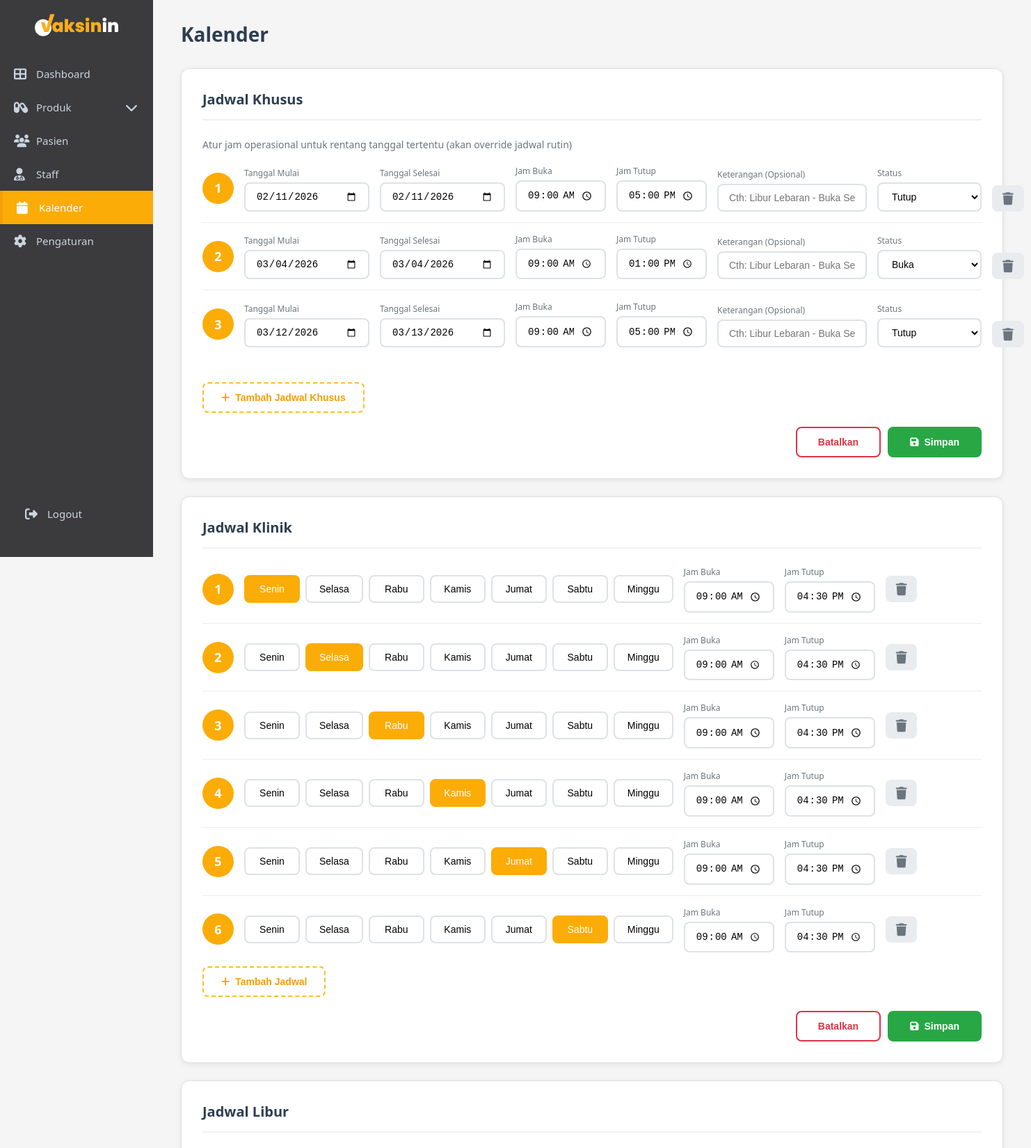
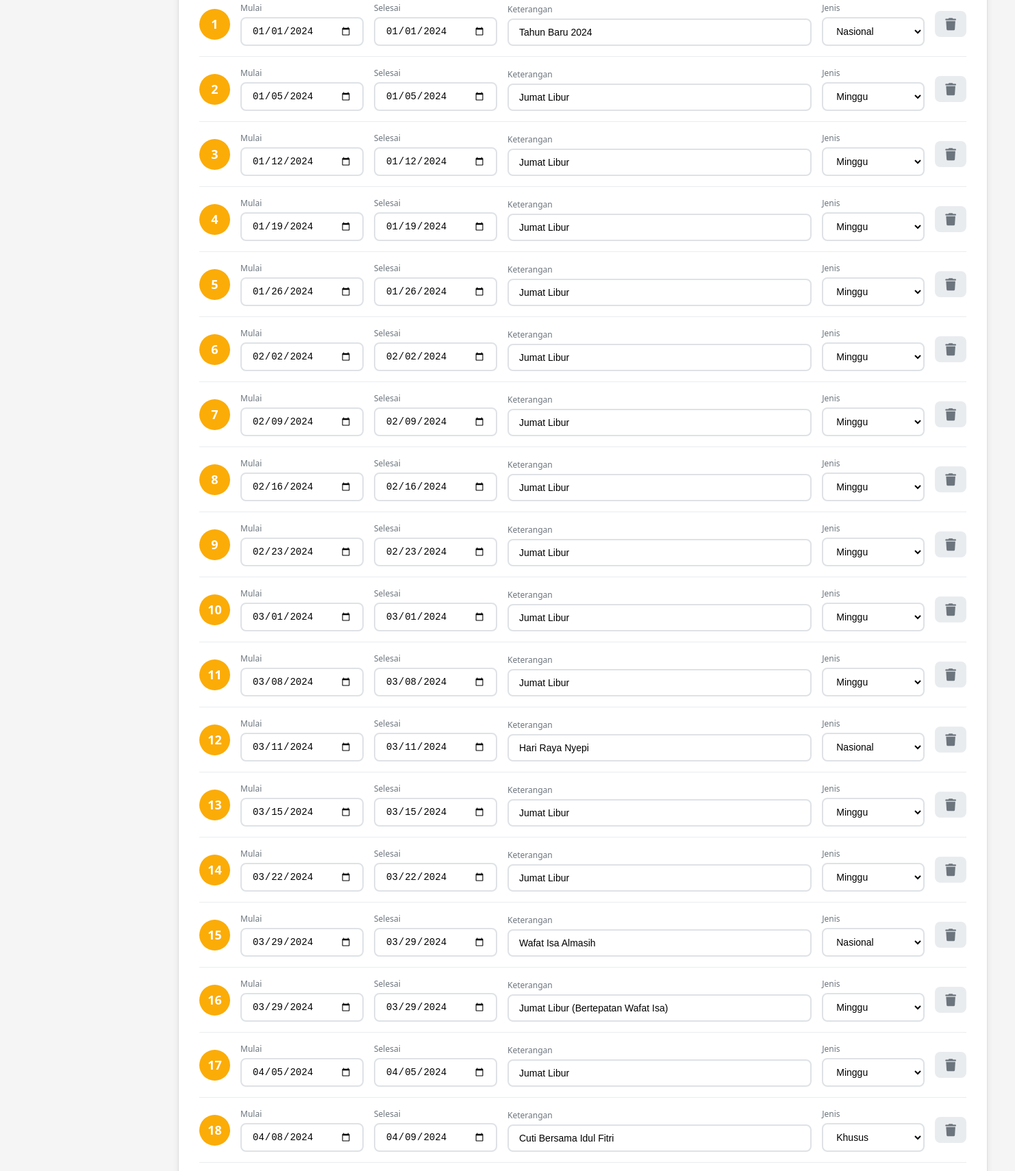
Screenshot of /admin/calendar_setting.php (upper part) with the database file from the repository (2 pictures, top to bottom).
### tables this page shows
CREATE TABLE `jadwal_klinik` (
  `id` int NOT NULL,
  `hari_week` int DEFAULT NULL COMMENT '1=Minggu, 2=Senin, ..., 7=Sabtu',
  `jam_buka` time DEFAULT NULL,
  `jam_tutup` time DEFAULT NULL,
  `status` enum('buka','tutup') DEFAULT 'buka'
);

CREATE TABLE `jadwal_libur` (
  `id` int NOT NULL,
  `tanggal_mulai` date NOT NULL,
  `tanggal_selesai` date NOT NULL,
  `keterangan` varchar(255) NOT NULL,
  `jenis` enum('nasional','khusus','minggu') NOT NULL DEFAULT 'nasional',
  `created_at` timestamp NULL DEFAULT CURRENT_TIMESTAMP
);

### admin/calendar_setting.php (the view, shortened to what the rows shown need)
<?php
include "../config.php";
$query_jadwal = "SELECT * FROM jadwal_klinik ORDER BY hari_week ASC";
$result_jadwal = mysqli_query($conn, $query_jadwal);
$query_libur = "SELECT * FROM jadwal_libur ORDER BY tanggal_mulai ASC";
$result_libur = mysqli_query($conn, $query_libur);
?>
<!DOCTYPE html>
<html lang="id">
<head>
    <link rel="stylesheet" href="css/admin.css">
    <link rel="stylesheet" href="css/calendar.css">
    <link rel="stylesheet" href="css/sidebar-toggle.css">
    <link rel="stylesheet" href="https://cdnjs.cloudflare.com/ajax/libs/font-awesome/6.4.0/css/all.min.css">
</head>
<body>
    <div class="main-content">
        <div class="calendar-container">
            <h1 class="page-title">Kalender</h1>
                <form method="POST" action="save_jadwal_khusus.php">
                    <div class="section-card">
                        <h2 class="section-header">Jadwal Khusus</h2>
                    </div>
                </form>
                <form method="POST" action="save_jadwal_klinik.php">
                    <div class="section-card">
                        <h2 class="section-header">Jadwal Klinik</h2>
                        <div id="jadwalKlinikContainer">
                            <?php
                            $jadwal_array = [];
                            while ($row = mysqli_fetch_assoc($result_jadwal)) {
                                $jadwal_array[] = $row;
                            }
                            if (empty($jadwal_array)) {
                                for ($i = 1; $i <= 2; $i++) {
                            ?>
                            <div class="jadwal-row" data-row="<?= $i ?>">
                                <div class="row-number"><?= $i ?></div>
                                <div class="day-selector">
                                    <button type="button" class="day-btn" data-day="2" data-row="<?= $i ?>">Senin</button>
                                    <button type="button" class="day-btn" data-day="3" data-row="<?= $i ?>">Selasa</button>
                                    <button type="button" class="day-btn" data-day="4" data-row="<?= $i ?>">Rabu</button>
                                    <button type="button" class="day-btn" data-day="5" data-row="<?= $i ?>">Kamis</button>
                                    <button type="button" class="day-btn" data-day="6" data-row="<?= $i ?>">Jumat</button>
                                    <button type="button" class="day-btn" data-day="7" data-row="<?= $i ?>">Sabtu</button>
                                    <button type="button" class="day-btn" data-day="1" data-row="<?= $i ?>">Minggu</button>
                                </div>
                                <div class="time-group">
                                    <div class="time-input-wrapper">
                                        <span class="time-label">Jam Buka</span>
                                        <input type="time" class="time-input" name="jadwal[<?= $i ?>][jam_buka]" value="09:00" required>
                                    </div>
                                    <div class="time-input-wrapper">
                                        <span class="time-label">Jam Tutup</span>
                                        <input type="time" class="time-input" name="jadwal[<?= $i ?>][jam_tutup]" value="17:00" required>
                                    </div>
                                    <button type="button" class="btn-delete-row" onclick="deleteJadwalRow(this)">
                                        <i class="fas fa-trash"></i>
                                    </button>
                                </div>
                                <input type="hidden" name="jadwal[<?= $i ?>][hari_week]" class="selected-days" value="">
                            </div>
                            <?php
                                }
                            } else {
                                $row_num = 1;
                                foreach ($jadwal_array as $jadwal) {
                            ?>
                            <div class="jadwal-row" data-row="<?= $row_num ?>">
                                <div class="row-number"><?= $row_num ?></div>
                                <div class="day-selector">
                                    <button type="button" class="day-btn <?= $jadwal['hari_week'] == 2 ? 'active' : '' ?>" data-day="2" data-row="<?= $row_num ?>">Senin</button>
                                    <button type="button" class="day-btn <?= $jadwal['hari_week'] == 3 ? 'active' : '' ?>" data-day="3" data-row="<?= $row_num ?>">Selasa</button>
                                    <button type="button" class="day-btn <?= $jadwal['hari_week'] == 4 ? 'active' : '' ?>" data-day="4" data-row="<?= $row_num ?>">Rabu</button>
                                    <button type="button" class="day-btn <?= $jadwal['hari_week'] == 5 ? 'active' : '' ?>" data-day="5" data-row="<?= $row_num ?>">Kamis</button>
                                    <button type="button" class="day-btn <?= $jadwal['hari_week'] == 6 ? 'active' : '' ?>" data-day="6" data-row="<?= $row_num ?>">Jumat</button>
                                    <button type="button" class="day-btn <?= $jadwal['hari_week'] == 7 ? 'active' : '' ?>" data-day="7" data-row="<?= $row_num ?>">Sabtu</button>
                                    <button type="button" class="day-btn <?= $jadwal['hari_week'] == 1 ? 'active' : '' ?>" data-day="1" data-row="<?= $row_num ?>">Minggu</button>
                                </div>
                                <div class="time-group">
                                    <div class="time-input-wrapper">
                                        <span class="time-label">Jam Buka</span>
                                        <input type="time" class="time-input" name="jadwal[<?= $row_num ?>][jam_buka]" value="<?= substr($jadwal['jam_buka'], 0, 5) ?>" required>
                                    </div>
                                    <div class="time-input-wrapper">
                                        <span class="time-label">Jam Tutup</span>
                                        <input type="time" class="time-input" name="jadwal[<?= $row_num ?>][jam_tutup]" value="<?= substr($jadwal['jam_tutup'], 0, 5) ?>" required>
                                    </div>
                                </div>
                                <button type="button" class="btn-delete-row" onclick="deleteJadwalRow(this)">
                                    <i class="fas fa-trash"></i>
                                </button>
                            </div>
                            <?php
                                    $row_num++;
                                }
                            }
                            ?>
                        </div>
                    </div>
                </form>
                <form method="POST" action="save_jadwal_libur.php">
                    <div class="section-card">
                        <h2 class="section-header">Jadwal Libur</h2>
                        <div id="jadwalLiburContainer">
                            <?php
                            $libur_array = [];
                            if ($result_libur && mysqli_num_rows($result_libur) > 0) {
                                mysqli_data_seek($result_libur, 0);
                                while ($row = mysqli_fetch_assoc($result_libur)) {
                                    $libur_array[] = $row;
                                }
                            }
                            if (empty($libur_array)) {
                            ?>
                            <div class="libur-row" data-libur-row="1">
                                <div class="row-number">1</div>
                                <div class="date-input-wrapper">
                                    <div class="input-group">
                                        <span class="input-label">Mulai</span>
                                        <input type="date" class="date-input" name="libur[1][mulai]" required>
                                    </div>
                                    <div class="input-group">
                                        <span class="input-label">Selesai</span>
                                        <input type="date" class="date-input" name="libur[1][selesai]" required>
                                    </div>
                                    <div class="input-group" style="flex: 1;">
                                        <span class="input-label">Keterangan</span>
                                        <input type="text" class="text-input" name="libur[1][keterangan]" placeholder="Cth: Tahun Baru Imlek" required>
                                    </div>
                                    <div class="input-group">
                                        <span class="input-label">Jenis</span>
                                        <select class="select-input" name="libur[1][jenis]" required>
                                            <option value="nasional">Nasional</option>
                                            <option value="khusus">Khusus</option>
                                            <option value="minggu">Minggu</option>
                                        </select>
                                    </div>
                                </div>
                                <button type="button" class="btn-delete-row" onclick="deleteLiburRow(this)">
                                    <i class="fas fa-trash"></i>
                                </button>
                            </div>
                            <?php
                            } else {
                                $libur_num = 1;
                                foreach ($libur_array as $libur) {
                            ?>
                            <div class="libur-row" data-libur-row="<?= $libur_num ?>">
                                <div class="row-number"><?= $libur_num ?></div>
                                <div class="date-input-wrapper">
                                    <div class="input-group">
                                        <span class="input-label">Mulai</span>
                                        <input type="date" class="date-input" name="libur[<?= $libur_num ?>][mulai]" value="<?= $libur['tanggal_mulai'] ?>" required>
                                    </div>
                                    <div class="input-group">
                                        <span class="input-label">Selesai</span>
                                        <input type="date" class="date-input" name="libur[<?= $libur_num ?>][selesai]" value="<?= $libur['tanggal_selesai'] ?>" required>
                                    </div>
                                    <div class="input-group" style="flex: 1;">
                                        <span class="input-label">Keterangan</span>
                                        <input type="text" class="text-input" name="libur[<?= $libur_num ?>][keterangan]" value="<?= htmlspecialchars($libur['keterangan']) ?>" required>
                                    </div>
                                    <div class="input-group">
                                        <span class="input-label">Jenis</span>
                                        <select class="select-input" name="libur[<?= $libur_num ?>][jenis]" required>
                                            <option value="nasional" <?= $libur['jenis'] == 'nasional' ? 'selected' : '' ?>>Nasional</option>
                                            <option value="khusus" <?= $libur['jenis'] == 'khusus' ? 'selected' : '' ?>>Khusus</option>
                                            <option value="minggu" <?= $libur['jenis'] == 'minggu' ? 'selected' : '' ?>>Minggu</option>
                                        </select>
                                    </div>
                                </div>
                                <button type="button" class="btn-delete-row" onclick="deleteLiburRow(this)">
                                    <i class="fas fa-trash"></i>
                                </button>
                            </div>
                            <?php
                                    $libur_num++;
                                }
                            }
                            ?>
                        </div>
                    </div>
                </form>
        </div>
    </div>
</body>
</html>

### rows the page displays
jadwal_klinik: jam_buka "09:00", jam_tutup "16:30"
jadwal_klinik: jam_buka "09:00", jam_tutup "16:30"
jadwal_klinik: jam_buka "09:00", jam_tutup "16:30"
jadwal_klinik: jam_buka "09:00", jam_tutup "16:30"
jadwal_klinik: jam_buka "09:00", jam_tutup "16:30"
jadwal_klinik: jam_buka "09:00", jam_tutup "16:30"
jadwal_libur: tanggal_mulai "01/01/2024", tanggal_selesai "01/01/2024", keterangan "Tahun Baru 2024", jenis "Nasional"
jadwal_libur: tanggal_mulai "01/05/2024", tanggal_selesai "01/05/2024", keterangan "Jumat Libur", jenis "Minggu"
jadwal_libur: tanggal_mulai "01/12/2024", tanggal_selesai "01/12/2024", keterangan "Jumat Libur", jenis "Minggu"
jadwal_libur: tanggal_mulai "01/19/2024", tanggal_selesai "01/19/2024", keterangan "Jumat Libur", jenis "Minggu"
jadwal_libur: tanggal_mulai "01/26/2024", tanggal_selesai "01/26/2024", keterangan "Jumat Libur", jenis "Minggu"
jadwal_libur: tanggal_mulai "02/02/2024", tanggal_selesai "02/02/2024", keterangan "Jumat Libur", jenis "Minggu"
jadwal_libur: tanggal_mulai "02/09/2024", tanggal_selesai "02/09/2024", keterangan "Jumat Libur", jenis "Minggu"
jadwal_libur: tanggal_mulai "02/16/2024", tanggal_selesai "02/16/2024", keterangan "Jumat Libur", jenis "Minggu"
jadwal_libur: tanggal_mulai "02/23/2024", tanggal_selesai "02/23/2024", keterangan "Jumat Libur", jenis "Minggu"
jadwal_libur: tanggal_mulai "03/01/2024", tanggal_selesai "03/01/2024", keterangan "Jumat Libur", jenis "Minggu"
jadwal_libur: tanggal_mulai "03/08/2024", tanggal_selesai "03/08/2024", keterangan "Jumat Libur", jenis "Minggu"
jadwal_libur: tanggal_mulai "03/11/2024", tanggal_selesai "03/11/2024", keterangan "Hari Raya Nyepi", jenis "Nasional"
jadwal_libur: tanggal_mulai "03/15/2024", tanggal_selesai "03/15/2024", keterangan "Jumat Libur", jenis "Minggu"
jadwal_libur: tanggal_mulai "03/22/2024", tanggal_selesai "03/22/2024", keterangan "Jumat Libur", jenis "Minggu"
jadwal_libur: tanggal_mulai "03/29/2024", tanggal_selesai "03/29/2024", keterangan "Wafat Isa Almasih", jenis "Nasional"
jadwal_libur: tanggal_mulai "03/29/2024", tanggal_selesai "03/29/2024", keterangan "Jumat Libur (Bertepatan Wafat Isa)", jenis "Minggu"
jadwal_libur: tanggal_mulai "04/05/2024", tanggal_selesai "04/05/2024", keterangan "Jumat Libur", jenis "Minggu"
jadwal_libur: tanggal_mulai "04/08/2024", tanggal_selesai "04/09/2024", keterangan "Cuti Bersama Idul Fitri", jenis "Khusus"
